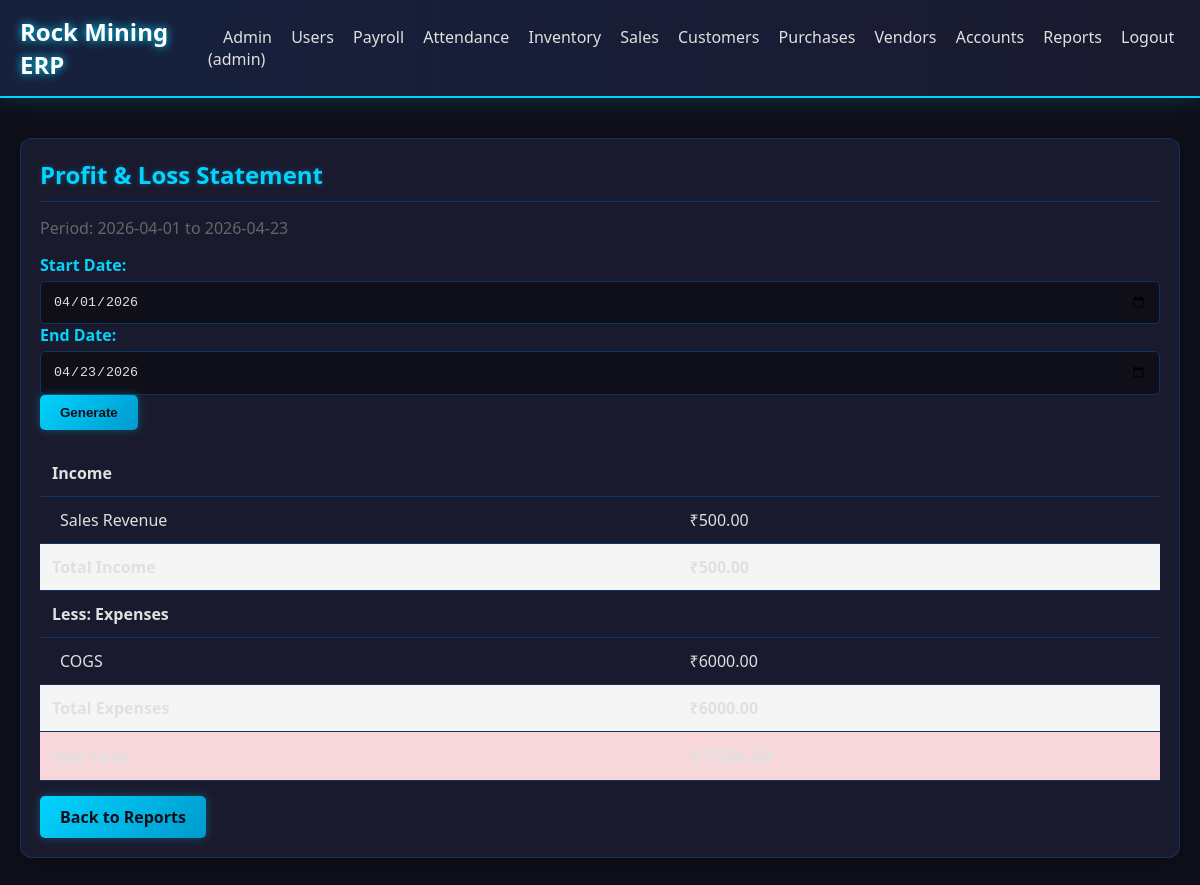
Before: /reports/profit-loss (signed in) with the older database file.
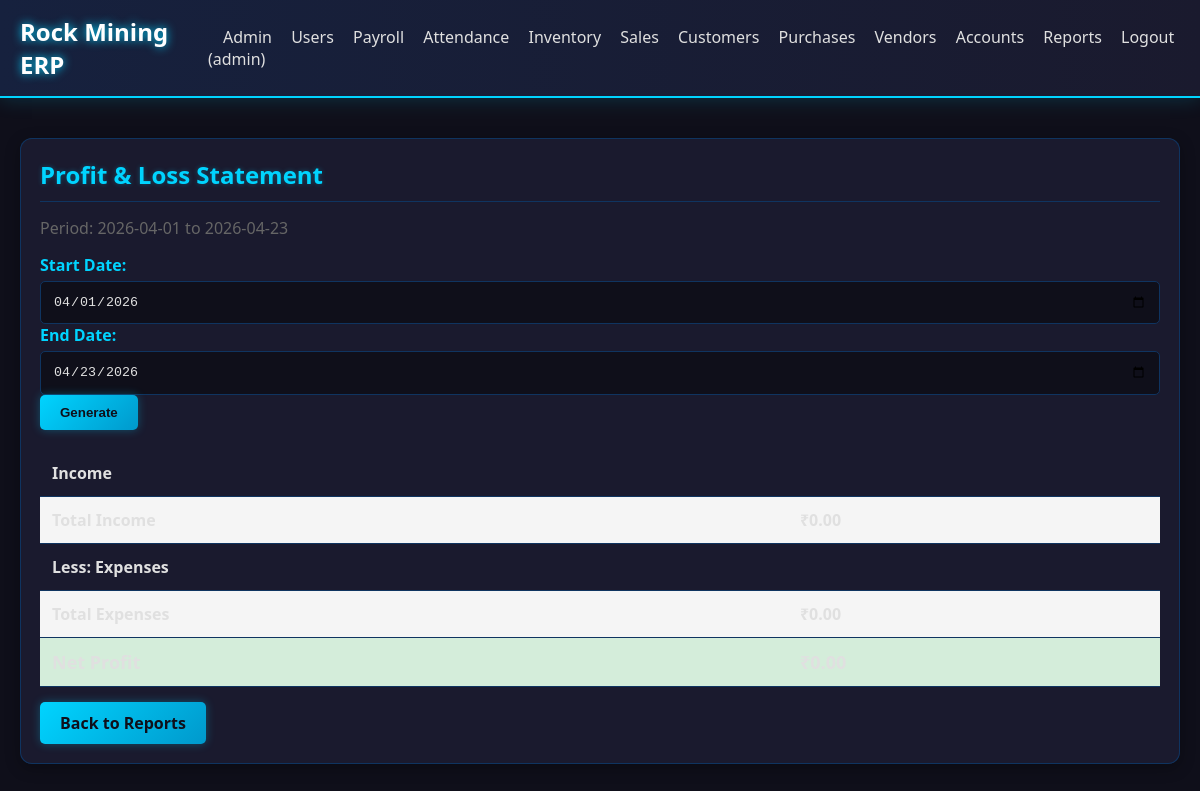
After: the same page with the newer database file.
### models.py (models this page shows)
class Account(db.Model):
    id = db.Column(db.Integer, primary_key=True)
    name = db.Column(db.String(100), unique=True, nullable=False)
    account_type = db.Column(db.String(20), nullable=False)
    is_active = db.Column(db.Boolean, default=True)

### routes/reports.py (the view)
@bp.route('/reports/profit-loss')
@login_required
def profit_loss():
    start_date = request.args.get('start_date')
    end_date = request.args.get('end_date')
    if end_date:
        end_date = datetime.strptime(end_date, '%Y-%m-%d').date()
    else:
        end_date = date.today()
    if start_date:
        start_date = datetime.strptime(start_date, '%Y-%m-%d').date()
    else:
        if end_date.month >= 4:
            start_date = date(end_date.year, 4, 1)
        else:
            start_date = date(end_date.year - 1, 4, 1)
    income_stmt = get_income_statement(start_date, end_date)
    return render_template('profit_loss.html',
                         income=income_stmt['income'],
                         expenses=income_stmt['expenses'],
                         total_income=income_stmt['total_income'],
                         total_expenses=income_stmt['total_expenses'],
                         net_profit=income_stmt['net_profit'],
                         is_profitable=income_stmt['is_profitable'],
                         start_date=start_date,
                         end_date=end_date)

### accounting_engine.py (called while the page is built)
def get_period_balance(account_id, start_date=None, end_date=None):
    q = Transaction.query.filter(Transaction.account_id == account_id)
    if start_date:
        q = q.filter(Transaction.date >= start_date)
    if end_date:
        q = q.filter(Transaction.date <= end_date)
    total_debit = q.with_entities(func.sum(Transaction.debit)).scalar() or 0
    total_credit = q.with_entities(func.sum(Transaction.credit)).scalar() or 0
    account = Account.query.get(account_id)
    account_type = account.account_type if account else 'asset'
    if account_type in ['asset', 'expense']:
        return total_debit - total_credit
    else:
        return total_credit - total_debit

### routes/auth_utils.py (called while the page is built)
def login_required(f):
    @wraps(f)
    def decorated_function(*args, **kwargs):
        if 'user_id' not in session:
            flash('Please log in to access this page', 'error')
            return redirect(url_for('auth.login'))
        return f(*args, **kwargs)
    return decorated_function

### templates/profit_loss.html (shortened to what this page needs)
{% extends "base.html" %}
{% block content %}
<div class="card">
    <h2>Profit & Loss Statement</h2>
    <p style="color: #666; margin-bottom: 15px;">Period: {{ start_date }} to {{ end_date }}</p>
    <form method="get" style="margin-bottom: 20px;">
        <label>Start Date: </label>
        <input type="date" name="start_date" value="{{ start_date }}">
        <label>End Date: </label>
        <input type="date" name="end_date" value="{{ end_date }}">
        <button type="submit" class="btn">Generate</button>
    </form>
    <table>
        <tr>
            <td colspan="2"><strong>Income</strong></td>
        </tr>
        {% for item in income %}
        <tr>
            <td style="padding-left: 20px;">{{ item.name }}</td>
            <td>₹{{ "%.2f"|format(item.amount) }}</td>
        </tr>
        {% endfor %}
        <tr style="font-weight: bold; background: #f5f5f5;">
            <td>Total Income</td>
            <td>₹{{ "%.2f"|format(total_income) }}</td>
        </tr>
        <tr>
            <td colspan="2"><strong>Less: Expenses</strong></td>
        </tr>
        {% for item in expenses %}
        <tr>
            <td style="padding-left: 20px;">{{ item.name }}</td>
            <td>₹{{ "%.2f"|format(item.amount) }}</td>
        </tr>
        {% endfor %}
        <tr style="font-weight: bold; background: #f5f5f5;">
            <td>Total Expenses</td>
            <td>₹{{ "%.2f"|format(total_expenses) }}</td>
        </tr>
        <tr style="font-weight: bold; font-size: 18px; background: {% if is_profitable %}#d4edda{% else %}#f8d7da{% endif %};">
            <td>Net {% if is_profitable %}Profit{% else %}Loss{% endif %}</td>
            <td>₹{{ "%.2f"|format(net_profit) }}</td>
        </tr>
    </table>
    <a href="{{ url_for('reports.index') }}" class="btn" style="margin-top: 15px;">Back to Reports</a>
</div>
{% endblock %}

### templates/base.html (shortened to what this page needs)
<!DOCTYPE html>
<html lang="en">
<head>
</head>
<body>
    {% if session.user_id %}
    <div class="header">
        <h1>Rock Mining ERP</h1>
        <nav>
            {% if session.role == 'admin' %}
            <a href="{{ url_for('dashboard.admin_dashboard') }}">Admin</a>
            <a href="{{ url_for('auth.users') }}">Users</a>
            {% else %}
            <a href="{{ url_for('dashboard.index') }}">Dashboard</a>
            {% endif %}
            <a href="{{ url_for('payroll.employees') }}">Payroll</a>
            <a href="{{ url_for('payroll.attendance') }}">Attendance</a>
            <a href="{{ url_for('inventory.index') }}">Inventory</a>
            <a href="{{ url_for('sales.sales_list') }}">Sales</a>
            <a href="{{ url_for('sales.customers') }}">Customers</a>
            <a href="{{ url_for('purchases.purchases_list') }}">Purchases</a>
            <a href="{{ url_for('vendor.vendors_list') }}">Vendors</a>
            <a href="{{ url_for('accounts.index') }}">Accounts</a>
            <a href="{{ url_for('reports.index') }}">Reports</a>
            <a href="{{ url_for('auth.logout') }}">Logout ({{ session.username }})</a>
        </nav>
    </div>
    {% endif %}
    <div class="container">
        {% block content %}{% endblock %}
    </div>
</body>
</html>

### templates/base.html (style rules this page uses)
:root { --bg-dark: #0f0f1a; --bg-card: #1a1a2e; --bg-header: #16213e; --accent-blue: #00d4ff; --accent-blue-dim: #0f3460; --text-light: #e0e0e0; --text-muted: #8892a0; --border-color: #0f3460; --success: #00d676; --danger: #ff4757; }
* { margin: 0; padding: 0; box-sizing: border-box; }
body { font-family: 'Segoe UI', Arial, sans-serif; background: var(--bg-dark); color: var(--text-light); }
.header { background: linear-gradient(90deg, var(--bg-header), var(--bg-card)); color: white; padding: 15px 20px; display: flex; justify-content: space-between; align-items: center; border-bottom: 2px solid var(--accent-blue); box-shadow: 0 0 20px rgba(0, 212, 255, 0.2); }
.header h1 { font-size: 24px; text-shadow: 0 0 10px var(--accent-blue); }
.header a { color: var(--text-light); text-decoration: none; margin-left: 15px; transition: all 0.3s; }
.container { max-width: 1200px; margin: 20px auto; padding: 20px; }
.card { background: var(--bg-card); padding: 20px; border-radius: 12px; box-shadow: 0 4px 15px rgba(0,0,0,0.3), inset 0 0 0 1px var(--border-color); margin-bottom: 20px; }
.card h2 { color: var(--accent-blue); margin-bottom: 15px; border-bottom: 1px solid var(--border-color); padding-bottom: 10px; text-shadow: 0 0 5px rgba(0, 212, 255, 0.3); }
table { width: 100%; border-collapse: collapse; }
th, td { padding: 12px; text-align: left; border-bottom: 1px solid var(--border-color); }
.btn { display: inline-block; padding: 10px 20px; background: linear-gradient(135deg, var(--accent-blue), #0099cc); color: var(--bg-dark); text-decoration: none; border-radius: 5px; border: none; cursor: pointer; font-weight: bold; transition: all 0.3s; box-shadow: 0 0 10px rgba(0, 212, 255, 0.3); }
label { display: block; margin-bottom: 5px; font-weight: bold; color: var(--accent-blue); }
input, select, textarea { width: 100%; padding: 12px; border: 1px solid var(--border-color); border-radius: 5px; background: var(--bg-dark); color: var(--text-light); }
a { color: var(--accent-blue); }

Changed rows visible on the page:
no longer on this page (row edited): Account: name "Sales Revenue", amount "500.00", shown under "Profit & Loss Statement"
no longer on this page (row edited): Account: name "COGS", amount "6000.00"
Other visible differences:
{{ "%.2f"|format(total_income) }}: "500.00" → "0.00"
{{ "%.2f"|format(total_expenses) }}: "6000.00" → "0.00"
